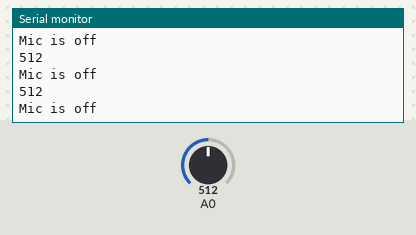
A sketch run on a simulated Arduino Uno, built with avr-gcc and run on an emulated ATmega328P. Shown: the last lines printed to the serial monitor. The inputs (shaded band) are chosen by the test bench; at power-on: A0 = 512.

Above: at 1.3 s.
1.4 s: A0 set to 687
At 1.81 s:
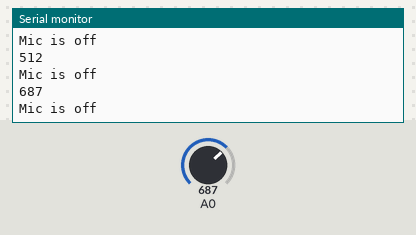
2.9 s: A0 set to 708
At 3.31 s:
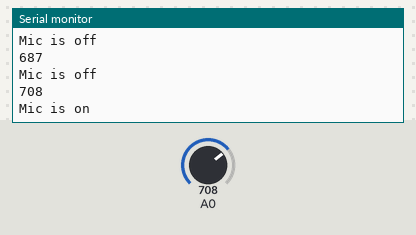
Timing chart, 0 to 5.9 s (numbered marks = the images above; inputs shaded):
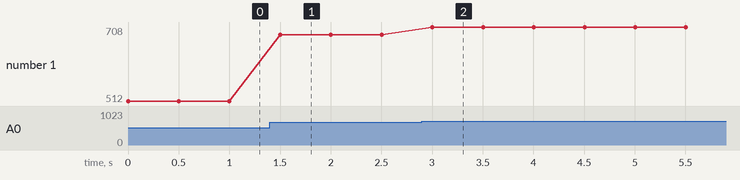

The sketch:

sound_sensor.1.ino
```cpp
void setup(){
 Serial.begin(9600);
  pinMode(5, INPUT);
}

void loop() {
int Sound_val=analogRead(A0);

 if (Sound_val>700){
  Serial.println(Sound_val);
  Serial.println("Mic is on");
   delay (500);
    }
    else
    {
       Serial.println(Sound_val);
  Serial.println("Mic is off");
delay(500);
 }
}
```

Measured:
- the behaviour switches between 700 and 701 on A0 (found by bisection; images 1 and 2)
- after the input at 1.4 s, the serial monitor: prints a new line after 0.10 s (image 1)
- after the input at 2.9 s, the serial monitor: prints a new line after 0.10 s (image 2)
- plotted number 1: 512 → 687 after the input at 1.4 s, 687 → 708 after the input at 2.9 s
